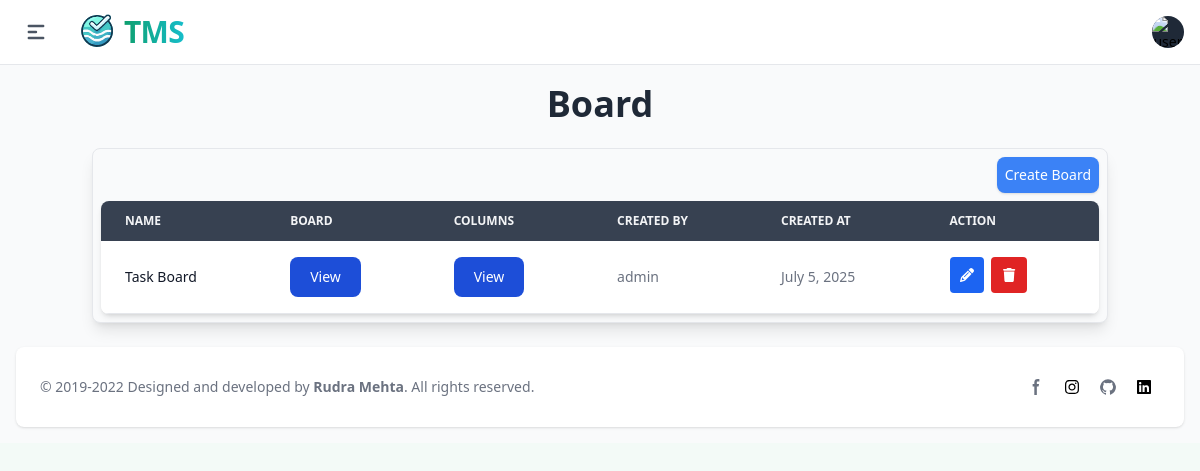
/board/ (signed in), run on the app's committed database.
### apps/project_mgmt/models/kanban.py (models this page shows, shortened)
class Board(BaseModel, models.Model):
    project = models.ForeignKey(Project, related_name='boards', on_delete=models.CASCADE)
    name = models.CharField(max_length=255)
    description = models.TextField(blank=True, null=True)

### apps/project_mgmt/views/board.py (the view)
# urls.py: path('board/', BoardView.as_view(), name="board"),
class BoardView(View):
    def get(self, request):
        board_list = Board.objects.values('id', 'name', 'created_by__username','created_at').prefetch_related('created_by')
        context = {
            'board_list': board_list
        }
        return render(request, 'project_mgmt/board.html', context)

### utils/models/createupdateuser.py (called while the page is built)
    def __call__(self, request):
        _thread_locals.user = request.user
        response = self.get_response(request)
        return response

### utils/models/manager.py (called while the page is built)
    def get_queryset(self):
        return super(ObjectsManager, self).get_queryset()

### apps/templates/project_mgmt/board.html (shortened to what this page needs)
{% extends "base/base.html" %}
{% block content %}
<div class="container mx-auto px-1 py-1 max-w-screen">
    <h1 class="text-4xl font-bold text-center mb-6 text-gray-800 dark:text-gray-100">Board</h1>
    <section class="bg-gray-50 border border-gray-200 dark:bg-gray-900 p-2 rounded-lg shadow-lg">
        <div class="flex flex-wrap justify-end mb-2 space-y-2 sm:space-y-0 sm:space-x-2">
            <a href="{% url "add_board" %}" class="w-full text-sm sm:w-auto py-2 px-2 bg-primary-500 text-white rounded-lg shadow hover:bg-primary-600 focus:outline-none focus:ring-2 focus:ring-primary-200 focus:ring-offset-2">
                Create Board
            </a>
        </div>
        <div class="bg-white dark:bg-gray-800 rounded-lg shadow-md overflow-hidden">
            <div class="overflow-x-auto block">
                <table class="min-w-full text-nowrap text-sm text-left text-gray-500 dark:text-gray-400">
                    <thead class="text-xs uppercase bg-gray-700 text-gray-100 dark:bg-gray-700 dark:text-gray-400">
                        <tr>
                            <th scope="col" class="px-6 py-3">Name</th>
                            <th scope="col" class="px-6 py-3">Board</th>
                            <th scope="col" class="px-6 py-3">Columns</th>
                            <th scope="col" class="px-6 py-3">Created By</th>
                            <th scope="col" class="px-6 py-3">Created At</th>
                            <th scope="col" class="px-6 py-3">Action</th>
                        </tr>
                    </thead>
                    <tbody class="bg-white dark:bg-gray-800">
                        {% for board in board_list %}
                        <tr class="border-b dark:border-gray-700 hover:bg-gray-100 dark:hover:bg-gray-700 transition">
                            <th scope="row" class="px-6 py-4 font-medium text-gray-900 dark:text-white whitespace-nowrap">
                               {{board.name}}
                            </th>
                            <td class="px-6 py-4">
                                <a href="{% url "kanban_board" board.id %}"  class="inline-flex items-center px-5 py-2.5 text-sm font-medium text-center text-white bg-primary-700 rounded-lg focus:ring-4 focus:ring-primary-200 dark:focus:ring-primary-900 hover:bg-primary-800">
                                    View
                                </a>
                            </td>
                            <td class="px-6 py-4">
                                <a href="{% url "column" board.id %}"  class="inline-flex items-center px-5 py-2.5 text-sm font-medium text-center text-white bg-primary-700 rounded-lg focus:ring-4 focus:ring-primary-200 dark:focus:ring-primary-900 hover:bg-primary-800">
                                    View
                                </a>
                            </td>
                            <td class="px-6 py-4">{{board.created_by__username}}</td>
                            <td class="px-6 py-4">{{board.created_at|date}}</td>
                            <td class="px-6 py-4 items-center space-x-1 block">
                                <a href="{% url "edit_board" board.id %}" class="inline-block text-white bg-blue-600 hover:bg-blue-800 dark:bg-blue-400 dark:hover:bg-blue-600 focus:outline-none focus:ring-2 focus:ring-blue-200 focus:ring-offset-2 rounded px-2.5 py-2">
                                    <i class="fas fa-pencil"></i>
                                </a>
                                <form id="deleteForm" method="post" class="inline-block">
                                    <button type="button" onclick="get_action('{% url "delete_board" board.id %}')" id="deleteButton" data-modal-target="deleteModal" data-modal-toggle="deleteModal" class="text-white bg-red-600 hover:bg-red-800 dark:bg-red-400 dark:hover:bg-red-600 focus:outline-none focus:ring-2 focus:ring-red-200 focus:ring-offset-2 rounded px-3 py-2">
                                        <i class="fas fa-trash"></i>
                                    </button>
                                </form>
                            </td>
                        </tr>
                        {% endfor %}
                    </tbody>
                </table>
            </div>
        </div>
    </section>
</div>
{% endblock content %}

### data on the page
Board: name "Task Board", created_by__username "admin", created_at "July 5, 2025"
